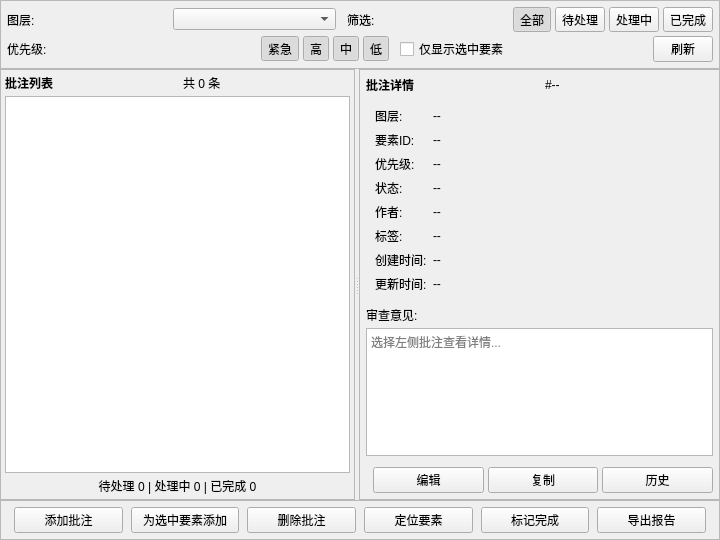
<?xml version="1.0" encoding="UTF-8"?>
<ui version="4.0">
 <class>GisReviewNotesDockWidgetBase</class>
 <widget class="QDockWidget" name="GisReviewNotesDockWidgetBase">
  <property name="geometry">
   <rect>
    <x>0</x>
    <y>0</y>
    <width>720</width>
    <height>540</height>
   </rect>
  </property>
  <property name="windowTitle">
   <string>GIS Review Notes</string>
  </property>
  <widget class="QWidget" name="dockWidgetContents">
   <layout class="QVBoxLayout" name="verticalLayout_main">
    <property name="spacing"><number>0</number></property>
    <property name="margin"><number>0</number></property>

    <!-- ===== 顶部工具区 ===== -->
    <item>
     <widget class="QFrame" name="frame_topBar">
      <property name="frameShape"><enum>QFrame::StyledPanel</enum></property>
      <property name="maximumSize"><size><width>16777215</width><height>72</height></size></property>
      <layout class="QVBoxLayout" name="verticalLayout_topBar">
       <property name="spacing"><number>4</number></property>
       <property name="margin"><number>6</number></property>

       <!-- 第一行: 图层 + 状态筛选 -->
       <item>
        <layout class="QHBoxLayout" name="horizontalLayout_row1">
         <item><widget class="QLabel" name="label_layerTitle"><property name="text"><string>图层:</string></property></widget></item>
         <item><widget class="QComboBox" name="comboBox_layer"/></item>
         <item><spacer name="horizontalSpacer_row1"><property name="orientation"><enum>Qt::Horizontal</enum></property></spacer></item>
         <item><widget class="QLabel" name="label_filterTitle"><property name="text"><string>筛选:</string></property></widget></item>
         <item><widget class="QToolButton" name="toolButton_filterAll"><property name="text"><string>全部</string></property><property name="checkable"><bool>true</bool></property><property name="checked"><bool>true</bool></property></widget></item>
         <item><widget class="QToolButton" name="toolButton_filterPending"><property name="text"><string>待处理</string></property><property name="checkable"><bool>true</bool></property></widget></item>
         <item><widget class="QToolButton" name="toolButton_filterInProgress"><property name="text"><string>处理中</string></property><property name="checkable"><bool>true</bool></property></widget></item>
         <item><widget class="QToolButton" name="toolButton_filterResolved"><property name="text"><string>已完成</string></property><property name="checkable"><bool>true</bool></property></widget></item>
        </layout>
       </item>

       <!-- 第二行: 优先级 + 仅选中 + 刷新 -->
       <item>
        <layout class="QHBoxLayout" name="horizontalLayout_row2">
         <item><widget class="QLabel" name="label_priorityTitle"><property name="text"><string>优先级:</string></property></widget></item>
         <item><widget class="QToolButton" name="toolButton_priCritical"><property name="text"><string>紧急</string></property><property name="checkable"><bool>true</bool></property><property name="checked"><bool>true</bool></property></widget></item>
         <item><widget class="QToolButton" name="toolButton_priHigh"><property name="text"><string>高</string></property><property name="checkable"><bool>true</bool></property><property name="checked"><bool>true</bool></property></widget></item>
         <item><widget class="QToolButton" name="toolButton_priMedium"><property name="text"><string>中</string></property><property name="checkable"><bool>true</bool></property><property name="checked"><bool>true</bool></property></widget></item>
         <item><widget class="QToolButton" name="toolButton_priLow"><property name="text"><string>低</string></property><property name="checkable"><bool>true</bool></property><property name="checked"><bool>true</bool></property></widget></item>
         <item><spacer name="horizontalSpacer_row2"><property name="orientation"><enum>Qt::Horizontal</enum></property></spacer></item>
         <item><widget class="QCheckBox" name="checkBox_selectedOnly"><property name="text"><string>仅显示选中要素</string></property></widget></item>
         <item><widget class="QPushButton" name="pushButton_refresh"><property name="text"><string>刷新</string></property><property name="maximumSize"><size><width>60</width><height>16777215</height></size></property></widget></item>
        </layout>
       </item>
      </layout>
     </widget>
    </item>

    <!-- ===== 中部主体区 ===== -->
    <item>
     <widget class="QSplitter" name="splitter_body">
      <property name="orientation"><enum>Qt::Horizontal</enum></property>
      <property name="childrenCollapsible"><bool>false</bool></property>
      <property name="handleWidth"><number>4</number></property>

      <!-- 左侧: 批注列表 -->
      <widget class="QFrame" name="frame_listPanel">
       <property name="minimumSize"><size><width>320</width><height>0</height></size></property>
       <property name="frameShape"><enum>QFrame::StyledPanel</enum></property>
       <layout class="QVBoxLayout" name="verticalLayout_list">
        <property name="spacing"><number>4</number></property>
        <property name="margin"><number>4</number></property>
        <item>
         <layout class="QHBoxLayout" name="horizontalLayout_listHeader">
          <item><widget class="QLabel" name="label_listTitle"><property name="text"><string>批注列表</string></property><property name="font"><font><weight>75</weight><bold>true</bold></font></property></widget></item>
          <item><spacer name="horizontalSpacer_listHeader"><property name="orientation"><enum>Qt::Horizontal</enum></property></spacer></item>
          <item><widget class="QLabel" name="label_count"><property name="text"><string>共 0 条</string></property></widget></item>
         </layout>
        </item>
        <item>
         <widget class="QTableView" name="tableView_notes">
          <property name="selectionBehavior"><enum>QAbstractItemView::SelectRows</enum></property>
          <property name="selectionMode"><enum>QAbstractItemView::SingleSelection</enum></property>
          <property name="alternatingRowColors"><bool>true</bool></property>
          <property name="sortingEnabled"><bool>true</bool></property>
          <attribute name="horizontalHeaderStretchLastSection"><bool>true</bool></attribute>
          <attribute name="verticalHeaderVisible"><bool>false</bool></attribute>
         </widget>
        </item>
        <item>
         <widget class="QLabel" name="label_stats">
          <property name="text"><string>待处理 0 | 处理中 0 | 已完成 0</string></property>
          <property name="alignment"><set>Qt::AlignCenter</set></property>
         </widget>
        </item>
       </layout>
      </widget>

      <!-- 右侧: 批注详情 -->
      <widget class="QFrame" name="frame_detailPanel">
       <property name="minimumSize"><size><width>300</width><height>0</height></size></property>
       <property name="frameShape"><enum>QFrame::StyledPanel</enum></property>
       <layout class="QVBoxLayout" name="verticalLayout_detail">
        <property name="spacing"><number>4</number></property>
        <property name="margin"><number>6</number></property>
        <item>
         <layout class="QHBoxLayout" name="horizontalLayout_detailHeader">
          <item><widget class="QLabel" name="label_detailTitle"><property name="text"><string>批注详情</string></property><property name="font"><font><weight>75</weight><bold>true</bold></font></property></widget></item>
          <item><spacer name="horizontalSpacer_detail"><property name="orientation"><enum>Qt::Horizontal</enum></property></spacer></item>
          <item><widget class="QLabel" name="label_detailId"><property name="text"><string>#--</string></property></widget></item>
         </layout>
        </item>
        <item>
         <widget class="QWidget" name="widget_meta">
          <layout class="QFormLayout" name="formLayout_meta">
           <property name="fieldGrowthPolicy"><enum>QFormLayout::AllNonFixedFieldsGrow</enum></property>
           <item row="0" column="0"><widget class="QLabel" name="label_meta_layer"><property name="text"><string>图层:</string></property></widget></item>
           <item row="0" column="1"><widget class="QLabel" name="label_detailLayer"><property name="text"><string>--</string></property></widget></item>
           <item row="1" column="0"><widget class="QLabel" name="label_meta_featureId"><property name="text"><string>要素ID:</string></property></widget></item>
           <item row="1" column="1"><widget class="QLabel" name="label_detailFeatureId"><property name="text"><string>--</string></property></widget></item>
           <item row="2" column="0"><widget class="QLabel" name="label_meta_priority"><property name="text"><string>优先级:</string></property></widget></item>
           <item row="2" column="1"><widget class="QLabel" name="label_detailPriority"><property name="text"><string>--</string></property></widget></item>
           <item row="3" column="0"><widget class="QLabel" name="label_meta_status"><property name="text"><string>状态:</string></property></widget></item>
           <item row="3" column="1"><widget class="QLabel" name="label_detailStatus"><property name="text"><string>--</string></property></widget></item>
           <item row="4" column="0"><widget class="QLabel" name="label_meta_author"><property name="text"><string>作者:</string></property></widget></item>
           <item row="4" column="1"><widget class="QLabel" name="label_detailAuthor"><property name="text"><string>--</string></property></widget></item>
           <item row="5" column="0"><widget class="QLabel" name="label_meta_tags"><property name="text"><string>标签:</string></property></widget></item>
           <item row="5" column="1"><widget class="QLabel" name="label_detailTags"><property name="text"><string>--</string></property></widget></item>
           <item row="6" column="0"><widget class="QLabel" name="label_meta_created"><property name="text"><string>创建时间:</string></property></widget></item>
           <item row="6" column="1"><widget class="QLabel" name="label_detailCreated"><property name="text"><string>--</string></property></widget></item>
           <item row="7" column="0"><widget class="QLabel" name="label_meta_updated"><property name="text"><string>更新时间:</string></property></widget></item>
           <item row="7" column="1"><widget class="QLabel" name="label_detailUpdated"><property name="text"><string>--</string></property></widget></item>
          </layout>
         </widget>
        </item>
        <item>
         <widget class="QLabel" name="label_contentTitle"><property name="text"><string>审查意见:</string></property></widget>
        </item>
        <item>
         <widget class="QPlainTextEdit" name="plainTextEdit_noteContent">
          <property name="readOnly"><bool>true</bool></property>
          <property name="placeholderText"><string>选择左侧批注查看详情...</string></property>
         </widget>
        </item>
        <item>
         <spacer name="verticalSpacer_detail"><property name="orientation"><enum>Qt::Vertical</enum></property></spacer>
        </item>
        <item>
         <layout class="QHBoxLayout" name="horizontalLayout_detailActions">
          <item><spacer name="horizontalSpacer_detailActions"><property name="orientation"><enum>Qt::Horizontal</enum></property></spacer></item>
          <item><widget class="QPushButton" name="pushButton_editNote"><property name="text"><string>编辑</string></property></widget></item>
          <item><widget class="QPushButton" name="pushButton_copyNote"><property name="text"><string>复制</string></property></widget></item>
          <item><widget class="QPushButton" name="pushButton_noteHistory"><property name="text"><string>历史</string></property></widget></item>
         </layout>
        </item>
       </layout>
      </widget>
     </widget>
    </item>

    <!-- ===== 底部操作栏 ===== -->
    <item>
     <widget class="QFrame" name="frame_bottomBar">
      <property name="frameShape"><enum>QFrame::StyledPanel</enum></property>
      <property name="maximumSize"><size><width>16777215</width><height>48</height></size></property>
      <layout class="QHBoxLayout" name="horizontalLayout_bottomBar">
       <property name="spacing"><number>8</number></property>
       <property name="margin"><number>6</number></property>
       <item><spacer name="horizontalSpacer_bottomLeft"><property name="orientation"><enum>Qt::Horizontal</enum></property></spacer></item>
       <item><widget class="QPushButton" name="pushButton_addNote"><property name="text"><string>  添加批注  </string></property></widget></item>
       <item>
        <widget class="QPushButton" name="pushButton_addNoteForSelected">
         <property name="text"><string>  为选中要素添加  </string></property>
        </widget>
       </item>
       <item><widget class="QPushButton" name="pushButton_deleteNote"><property name="text"><string>  删除批注  </string></property></widget></item>
       <item><widget class="QPushButton" name="pushButton_locateFeature"><property name="text"><string>  定位要素  </string></property></widget></item>
       <item><widget class="QPushButton" name="pushButton_markResolved"><property name="text"><string>  标记完成  </string></property></widget></item>
       <item><widget class="QPushButton" name="pushButton_exportReport"><property name="text"><string>  导出报告  </string></property></widget></item>
       <item><spacer name="horizontalSpacer_bottomRight"><property name="orientation"><enum>Qt::Horizontal</enum></property></spacer></item>
      </layout>
     </widget>
    </item>
   </layout>
  </widget>
 </widget>
</ui>
